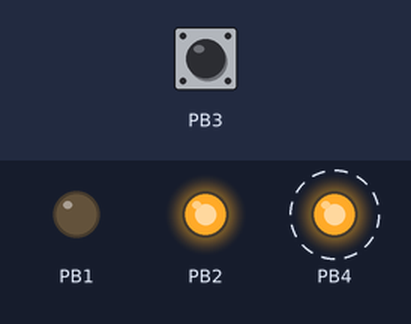
The sketch below on a simulated ATtiny85, built with avr-gcc and run on an emulated ATtiny85. Parts: output pins drawn as LEDs (lit = HIGH). Dashed ring = blinking. Inputs (shaded band) come from the test bench; at power-on: PB3 HIGH.

Above: at 0.05 s.
Timing chart, 0 to 3.0 s (numbered marks = the images above):
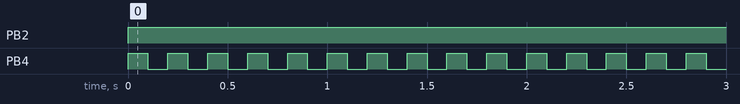

The sketch:

attiny_85_spi_master.ino
```cpp
/*************************Notes********************************
All page number is referred to ATtiny 85 datasheet unless state otherwise
1. To run assembly in Arduino: __asm__("nop"); __asm__("ldi r16, 0x02");
2. To set a bit: bitwise or; Ex. PORTB |= 1 << PORTB3; pull PB3 high
3. To clear a bit: invert, then bitwise and; Ex. PORTB &= ~(1 << PORTB3);
4. PB5 cannot be set as input when using arduino bootloader
5. When using three-wire mode as SPI, DO pin must be set as output manually if simultaneous receive and transmit is required; Ex. DDRB |= 1<<PORTB1; p117
6. In this code, CLK falling edge has been used to trigger SPI comm. SPI master (Not ATtiny85) needs to use MODE3
7. ATtiny85 SPI is compatible with SPI mode0 and mode3
***************************************************************/

#include <stdlib.h>
#include <inttypes.h>
#include <util/delay.h>
#include <avr/interrupt.h>
#include <avr/io.h>

#define PINB5_set 0x20
#define PINB4_set 0x10
#define PINB3_set 0x08
#define PINB2_set 0x04
#define PINB1_set 0x02
//#define PINB0_set 0x01

#define MASTER true
#define SLAVE false
#define MODE0 0
#define MODE3 3

void spi_setup();
void spi_master_setup();
void spi_slave_setup();
void spi_transfer(uint8_t *DI, uint8_t *DO, boolean state);

int main(void){
  DDRB |= 1<<DDB3;  //set PB3 as output;  p55
  PORTB &= ~(1<<PORTB3);  //pull PB3 low

  DDRB |= 1<<DDB4;  //set PB4 as output; p55
  PORTB &= ~(1<<PORTB4);  //pull PB4 low

  uint8_t spi_mode = MODE3;
  spi_setup();
  spi_slave_setup();


  uint8_t spi_start = 0;
  uint8_t data_in = 0;
  uint8_t data_out = 0xAB;

  const uint8_t data_size = 3; //in bytes
  uint8_t data_in_array[data_size];

  uint8_t data_out_array[4] = {0xAA,0xBB,0xCC,0xDD};
  uint8_t deca_wave_array1[3]={0xE6,0x08,0xF0};
  uint8_t deca_wave_array2[3]={0xE6,0x0C,0xFF};

  DDRB &= ~(1 << DDB3);  //set PB3 as input
  PORTB |= (1<<PORTB3);  //pull PB3 low
  while (1) {
    uint8_t pb3 = PINB & (1<<PINB3);
    if(pb3 == (1<<PINB3)){
     spi_master_setup(spi_mode);
      //PORTB |= (1<<PORTB3);  //pull PB3 high = isolate clk
      for(uint8_t i = 0; i < data_size; ++i){
        spi_transfer(&data_in_array[i], &deca_wave_array1[i], MASTER);  //spi transaction
      }
    }
    PORTB |= 1<<PORTB4;  //pull PB4 high = turn on led + slave select
    _delay_ms(100);
    PORTB &= ~(1<<PORTB4);  //pull PB4 low = turn off led + slave select
    _delay_ms(100);
  }
}

void spi_setup(){
  USICR &= ~(1<<USIWM1);  //three-wire mode; p117
  USICR |= 1<<USIWM0;  //three-wire mode; p117
  //DDRB &= ~(1<<PORTB1); //use spi as uni-directional setup, set DO pin as input = do not output any data when receving; p117
}

void spi_master_setup(uint8_t mode){    //mode == mode0 or mode3
  USICR |= ((1<<USICS1)|(1<<USICLK));  //Software Strobe; Positive edge; count both edges; p118
  USICR &= ~(1<<USICS0); //Software Strobe; Positive edge; count both edges; p118
  DDRB |= 1<<PORTB1;  //set DO pin as output = receive and transmit at the same time; p117
  DDRB |= 1<<PORTB2;  //set SCK as output

  if(mode == MODE0){
    PORTB &= ~(1<<PORTB2);  //mode 0; start up low
  } else if(mode == MODE3){
    PORTB |= 1<<PORTB2;  //mode 3; start up high
  }

  USISR |= 1<<USISIF;  //clear Start Condition flag
  USISR |= 1<<USIOIF;  //clear counter overflow flag
}

void spi_slave_setup(){
  USICR |= 1<<USICS1;  //External CLK; Positive edge; count both edges; p118
  USICR &= ~((1<<USICS0)|(1<<USICLK)); //External CLK; Positive edge; count both edges; p118
  DDRB &= ~(1<<PORTB1);  //set DO pin as input = do not output any data when receving; p117
  DDRB &= ~(1<<PORTB2);  //set SCK as input

  USISR |= 1<<USISIF;  //clear Start Condition flag
  USISR |= 1<<USIOIF;  //clear counter overflow flag
}

void spi_transfer(uint8_t *DI, uint8_t *DO, boolean state){  //state == master or slave
  USIDR = *DO;  //store the content of DO to Data Reg to use as output data
  int8_t USI_SR = USISR & (1<<USIOIF);  //store overflow flag
  while(USI_SR == 0){          //if the overflow flag is not set
      if(state == MASTER) USICR |= 1<<USITC;  //toggling the pin to use as a clk; only for spi master
      USI_SR = USISR & (1<<USIOIF);      //store overflow flag
  }
  *DI = USIBR;  //store incoming data
  USISR |= 1<<USISIF;  //clear Start Condition flag
  USISR |= 1<<USIOIF;  //clear counter overflow flag
}

 /*********************Using C Style****************************************
 //------------------------Ex. 3: SPI transaction---------------------------
int main(void){
  DDRB |= 1<<DDB3;  //set PB3 as output;  p55
  PORTB &= ~(1<<PORTB3);  //pull PB3 low

  DDRB |= 1<<DDB4;  //set PB4 as output; p55
  PORTB &= ~(1<<PORTB4);  //pull PB4 low

  spi_slave_setup();

  uint8_t spi_start = 0;
  uint8_t data_in = 0;
  uint8_t data_out = 0xAB;

  while (1) {
    spi_start = USISR & (1<<USISIF);
    if(spi_start != 0){       //if start condition flag is set
      PORTB |= 1<<PORTB4;    //pull PB4 high = turn on LED at PB4

      spi_transfer(&data_in, &data_out);

      if(data_in == 0x09){  //if the address = 0x09
        PORTB |= 1<<PORTB3;  //pull PB3 high = turn on LED at PB3
        _delay_ms(500);
      }
    } else {
      PORTB &= ~(1<<PORTB4);  //pull PB4 low
      PORTB &= ~(1<<PORTB3);  //pull PB3 low
    }
  }
}
void spi_slave_setup(){
  USICR &= ~(1<<USIWM1);  //three-wire mode; p117
  USICR |= 1<<USIWM0;  //three-wire mode; p117
  DDRB |= 1<<PORTB1;  //use spi as bi-directional setup, set DO pin as output = receive and transmit at the same time; p117

  USICR |= 1<<USICS1;  //External CLK; Positive edge; count both edges; p118
  USICR &= ~((1<<USICS0)|(1<<USICLK)); //External CLK; Positive edge; count both edges; p118

  USISR |= 1<<USISIF;  //clear Start Condition flag
  USISR |= 1<<USIOIF;  //clear counter overflow flag
}

void spi_transfer(uint8_t *DI, uint8_t *DO){
  USIDR = *DO;  //store the content of DO to Data Reg
  int8_t USI_SR = USISR & (1<<USIOIF);  //store overflow flag
  while(USI_SR == 0){  //if overflow flag is not set
    USI_SR = USISR & (1<<USIOIF);
  }
  *DI = USIBR;
  USISR |= 1<<USISIF;  //clear Start Condition flag
  USISR |= 1<<USIOIF;  //clear counter overflow flag
}

 //-------Ex. 2; read from PortB0--------------
DDRB |= 1 << DDB3;  //set PB3 as output
PORTB |= 1 << PORTB3;  //pull PB3 high

DDRB &= ~(1 << DDB0);  //set PB0 as input
PORTB &= ~(1 << PORTB0);   //PB0 = input, No pull-up, tri-state;  p55

int8_t PB0_in = 0;

while (1) {
  PB0_in = PINB;   //read Input Pin

  if(PB0_in == 1){       //check input to PB0
    PORTB |= 1 << PORTB3;  //pull PB3 high
  } else {
    PORTB &= ~(1 << PORTB3);  //pull PB3 low
  }
}
 //-------Ex. 1; flash LED-----------------
DDRB = 0b00001000;    // set PB3 to be output
while (1) {
  // flash# 2:
  // set PB3 high
  PORTB = 0b00001000;
  _delay_ms(500);
  // set PB3 low
  PORTB = 0b00000000;
  _delay_ms(500);
}
 ********************************************************************************/
/*********************Using Arudino Style****************************************
  init();  //must be called before using arduino function; declared in Arduino.h; defined in wiring.c
  int led = 0;
  pinMode(led, OUTPUT);

  for(;;){
    digitalWrite(led, HIGH);   // turn the LED on (HIGH is the voltage level)
    delay(1000);               // wait for a second
    digitalWrite(led, LOW);    // turn the LED off by making the voltage LOW
    delay(1000);
  }
 ********************************************************************************/
```

Measured:
- by itself, PB2: LOW → HIGH at 0.00 s
- by itself, PB4: alternates HIGH for 0.10 s and LOW for 0.10 s
